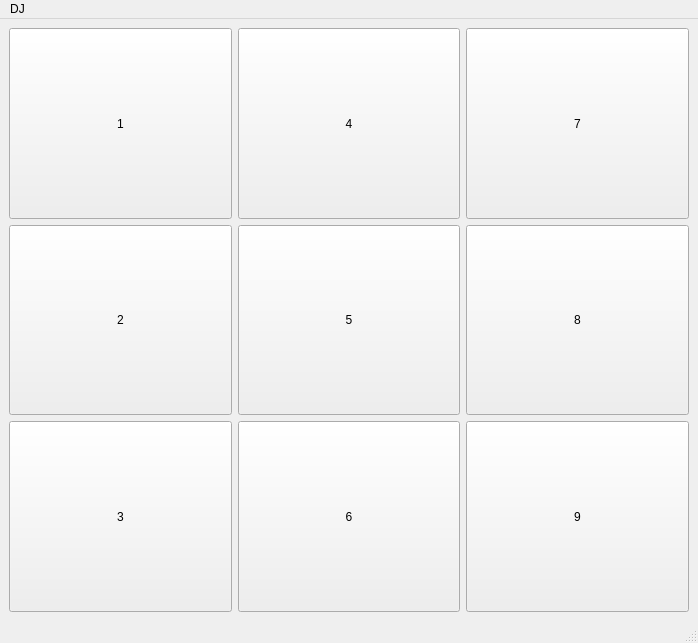
<?xml version="1.0" encoding="UTF-8"?>
<ui version="4.0">
 <class>MainWindow</class>
 <widget class="QMainWindow" name="MainWindow">
  <property name="geometry">
   <rect>
    <x>0</x>
    <y>0</y>
    <width>698</width>
    <height>643</height>
   </rect>
  </property>
  <property name="windowTitle">
   <string>MainWindow</string>
  </property>
  <widget class="QWidget" name="centralwidget">
   <layout class="QHBoxLayout" name="horizontalLayout">
    <item>
     <layout class="QGridLayout" name="gridLayout">
      <item row="2" column="0">
       <widget class="QPushButton" name="pushButton_3">
        <property name="sizePolicy">
         <sizepolicy hsizetype="Preferred" vsizetype="Preferred">
          <horstretch>0</horstretch>
          <verstretch>0</verstretch>
         </sizepolicy>
        </property>
        <property name="text">
         <string>3</string>
        </property>
       </widget>
      </item>
      <item row="0" column="1">
       <widget class="QPushButton" name="pushButton_5">
        <property name="sizePolicy">
         <sizepolicy hsizetype="Preferred" vsizetype="Preferred">
          <horstretch>0</horstretch>
          <verstretch>0</verstretch>
         </sizepolicy>
        </property>
        <property name="text">
         <string>4</string>
        </property>
       </widget>
      </item>
      <item row="2" column="1">
       <widget class="QPushButton" name="pushButton_8">
        <property name="sizePolicy">
         <sizepolicy hsizetype="Preferred" vsizetype="Preferred">
          <horstretch>0</horstretch>
          <verstretch>0</verstretch>
         </sizepolicy>
        </property>
        <property name="text">
         <string>6</string>
        </property>
       </widget>
      </item>
      <item row="0" column="2">
       <widget class="QPushButton" name="pushButton_4">
        <property name="sizePolicy">
         <sizepolicy hsizetype="Preferred" vsizetype="Preferred">
          <horstretch>0</horstretch>
          <verstretch>0</verstretch>
         </sizepolicy>
        </property>
        <property name="text">
         <string>7</string>
        </property>
       </widget>
      </item>
      <item row="1" column="1">
       <widget class="QPushButton" name="pushButton_6">
        <property name="sizePolicy">
         <sizepolicy hsizetype="Preferred" vsizetype="Preferred">
          <horstretch>0</horstretch>
          <verstretch>0</verstretch>
         </sizepolicy>
        </property>
        <property name="text">
         <string>5</string>
        </property>
       </widget>
      </item>
      <item row="1" column="2">
       <widget class="QPushButton" name="pushButton_9">
        <property name="sizePolicy">
         <sizepolicy hsizetype="Preferred" vsizetype="Preferred">
          <horstretch>0</horstretch>
          <verstretch>0</verstretch>
         </sizepolicy>
        </property>
        <property name="text">
         <string>8</string>
        </property>
       </widget>
      </item>
      <item row="2" column="2">
       <widget class="QPushButton" name="pushButton_7">
        <property name="sizePolicy">
         <sizepolicy hsizetype="Preferred" vsizetype="Preferred">
          <horstretch>0</horstretch>
          <verstretch>0</verstretch>
         </sizepolicy>
        </property>
        <property name="text">
         <string>9</string>
        </property>
        <property name="iconSize">
         <size>
          <width>16</width>
          <height>16</height>
         </size>
        </property>
       </widget>
      </item>
      <item row="0" column="0">
       <widget class="QPushButton" name="pushButton">
        <property name="sizePolicy">
         <sizepolicy hsizetype="Preferred" vsizetype="Preferred">
          <horstretch>0</horstretch>
          <verstretch>0</verstretch>
         </sizepolicy>
        </property>
        <property name="text">
         <string>1</string>
        </property>
       </widget>
      </item>
      <item row="1" column="0">
       <widget class="QPushButton" name="pushButton_2">
        <property name="sizePolicy">
         <sizepolicy hsizetype="Preferred" vsizetype="Preferred">
          <horstretch>0</horstretch>
          <verstretch>0</verstretch>
         </sizepolicy>
        </property>
        <property name="text">
         <string>2</string>
        </property>
       </widget>
      </item>
     </layout>
    </item>
   </layout>
  </widget>
  <widget class="QMenuBar" name="menubar">
   <property name="geometry">
    <rect>
     <x>0</x>
     <y>0</y>
     <width>698</width>
     <height>22</height>
    </rect>
   </property>
   <widget class="QMenu" name="menuDJ">
    <property name="title">
     <string>DJ</string>
    </property>
   </widget>
   <addaction name="menuDJ"/>
  </widget>
  <widget class="QStatusBar" name="statusbar"/>
 </widget>
 <tabstops>
  <tabstop>pushButton</tabstop>
  <tabstop>pushButton_2</tabstop>
  <tabstop>pushButton_3</tabstop>
  <tabstop>pushButton_5</tabstop>
  <tabstop>pushButton_6</tabstop>
  <tabstop>pushButton_8</tabstop>
  <tabstop>pushButton_4</tabstop>
  <tabstop>pushButton_9</tabstop>
  <tabstop>pushButton_7</tabstop>
 </tabstops>
 <resources/>
 <connections/>
</ui>
